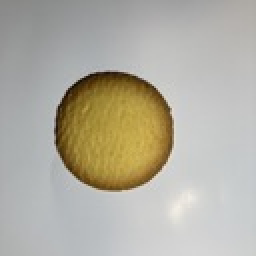
#> input picture image_processing/data/cookie1.jpg, 128 x 128 px, found by its file name (shown 2 times larger)
$ python a.py
#> lines starting #> are read from the running program, lines starting #| are printed output that depends on the picture
import cv2
import numpy as np
import matplotlib.pyplot as plt
from google.colab import files

uploaded = files.upload()
#> the answer given: cookie1.jpg
image_path = next(iter(uploaded))

# 画像読み込み
image = cv2.imread(image_path)
#> image is the input picture: shape (128, 128, 3); mean B, G, R 162.3, 174.6, 178.2
image_rgb = cv2.cvtColor(image, cv2.COLOR_BGR2RGB)

#########
##### ヒストグラムを計算する関数
#########
def plot_histogram(img_rgb):
    color = ('r', 'g', 'b')
    plt.figure(figsize=(10, 5))
    for i, col in enumerate(color):
        hist = cv2.calcHist([img_rgb], [i], None, [256], [0, 256])
        plt.plot(hist, color=col, label=f'{col.upper()} channel')
    plt.title('RGB Channel Histogram')
    plt.xlabel('Pixel Intensity')
    plt.ylabel('Frequency')
    plt.legend()
    plt.grid()
    plt.show()
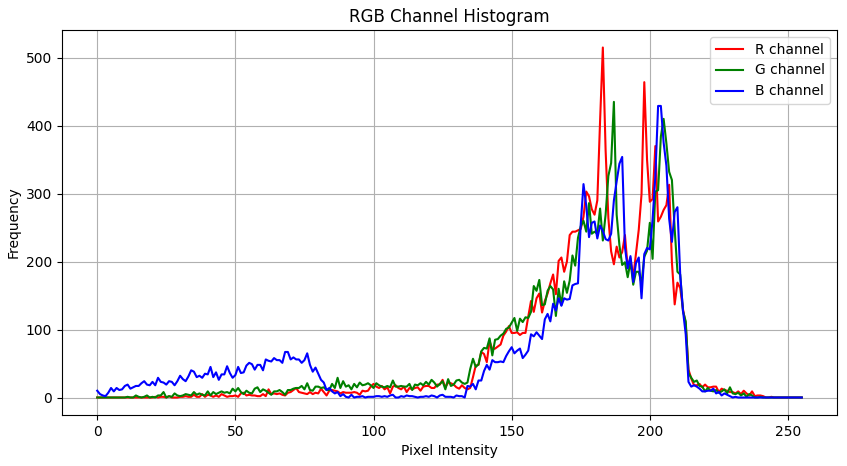
#> figure drawn by matplotlib, 1 panel; curve peaks at x = 183, y = 515; curve peaks at x = 187, y = 435; curve peaks at x = 203, y = 429

# 元画像表示
plt.figure(figsize=(6, 6))
plt.imshow(image_rgb)
plt.title("Uploaded Image")
plt.axis('off')
plt.show()

# ヒストグラム表示
plot_histogram(image_rgb)

$ run again, on image_processing/data/senbei1.jpg
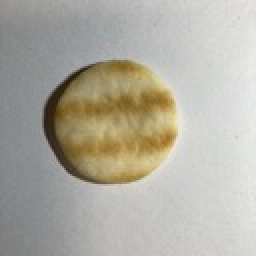
#> input picture image_processing/data/senbei1.jpg, 128 x 128 px, found by its file name (shown 2 times larger)
#> image is the input picture: shape (128, 128, 3); mean B, G, R 161.8, 173.1, 176.3
#> in plot_histogram, `plt.show()`:
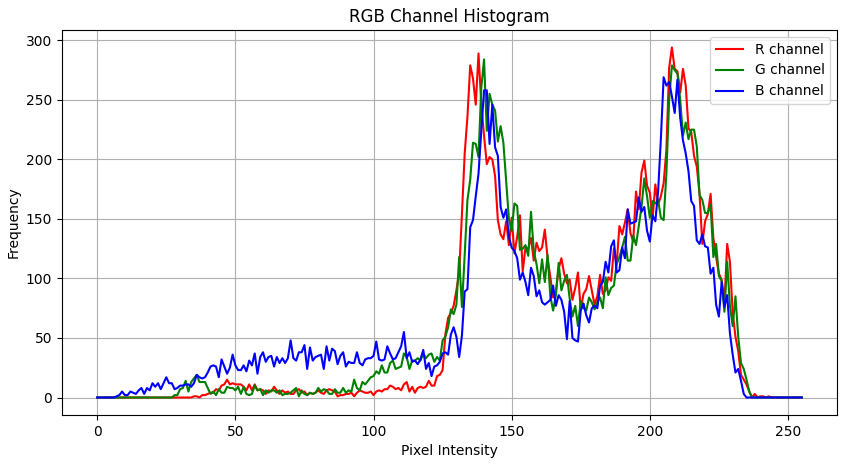
#> figure drawn by matplotlib, 1 panel; curve peaks at x = 208, y = 294; curve peaks at x = 140, y = 284; curve peaks at x = 205, y = 269

$ run again, on image_processing/data/senbei2.jpg
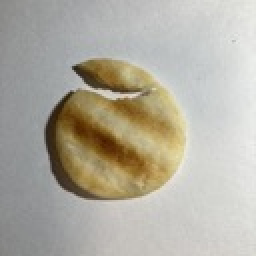
#> input picture image_processing/data/senbei2.jpg, 128 x 128 px, found by its file name (shown 2 times larger)
#> image is the input picture: shape (128, 128, 3); mean B, G, R 161, 173.2, 177.5
#> in plot_histogram, `plt.show()`:
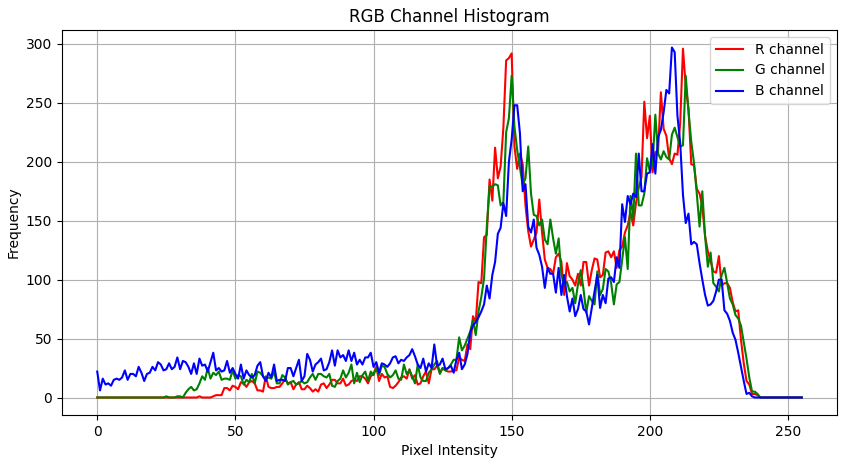
#> figure drawn by matplotlib, 1 panel; curve peaks at x = 212, y = 296; curve peaks at x = 150, y = 273; curve peaks at x = 208, y = 297
